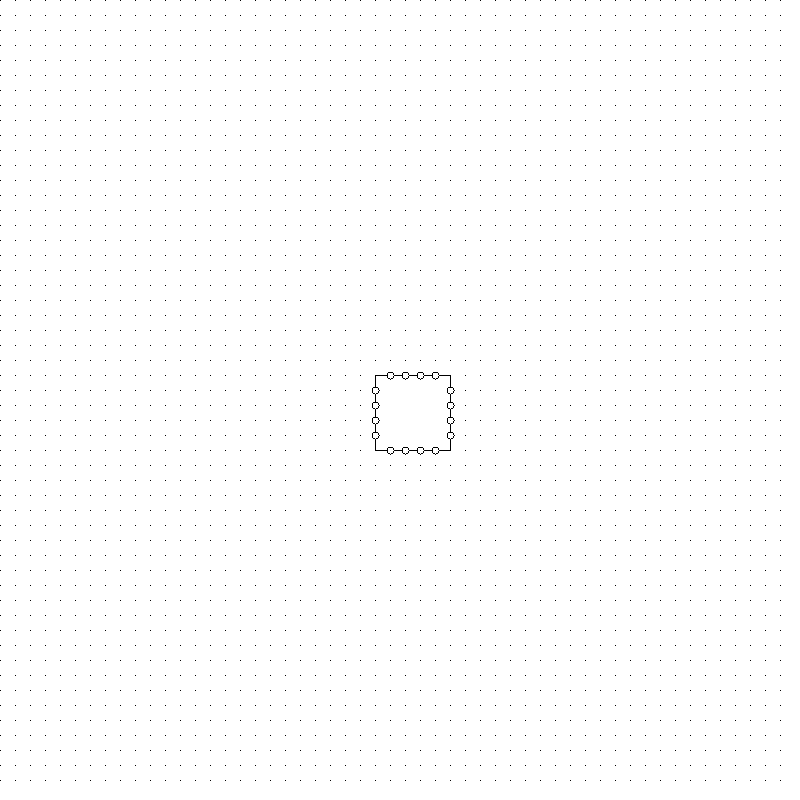
Frame 1 (no input)
Frame 60 (the mouse pressed at the canvas centre just before this capture): identical to frame 1, image omitted
Frame 120 (the mouse held since frame 60 and released just before this capture): identical to frame 1, image omitted

The Processing sketch that drew this single still picture (run headless with seeded random() and noise(); from frame 60 on, the mouse is pressed at the canvas centre):

// Processing sketch: IC_Art_Generator
// ── IC_Art_Generator.pde
int grid_ref_dense;
Chip chip;
Grid grid;
TraceControlGrid trace_control_grid;

void setup()
{
  size(800, 800);
  background(255);
  noSmooth();
  
  grid_ref_dense = 15;
  grid = new Grid(grid_ref_dense, width/grid_ref_dense);
  chip = new Chip(grid.getDense()*25, grid.getDense()*25, grid.getDense()*5, grid.getDense()*5);
  chip.setRefGrid(grid.getDense(), grid.getSize());
  chip.initKP();
  trace_control_grid = new TraceControlGrid(grid);
}

void draw()
{
  background(255);
  
  grid.show();
  chip.show_All();
}

// ── Chip.pde
class Chip
{
  PVector pos;
  PVector kontaktpunkt[]; // == kp
  Grid grid;
  int chip_width;
  int chip_height;
  int kp_pro_chipseite;
  Trace trace[];
  
  Chip(int x, int y, int chip_width, int chip_height)
  {
    this.pos = new PVector(x, y);
    this.chip_width = chip_width;
    this.chip_height = chip_height;
    
    //Just to be safe
    this.grid = new Grid(0, 0);
    this.kp_pro_chipseite = 0;
    this.trace = new Trace[kp_pro_chipseite*4];
  }
  
  //Eingabe eines Referenzgrids für klasseninterne Berechnungen
  void setRefGrid(int Grid_Dense, int Grid_Size)
  {
    this.grid.setGridParameter(Grid_Dense, Grid_Size);
  }
  
  //Init Kontaktpunkte
  void initKP()
  {
    kp_pro_chipseite = (chip_width/grid.getDense())-1;
    kontaktpunkt = new PVector[kp_pro_chipseite*4];
    
    for(int i = 0; i < kp_pro_chipseite; i++)
    {
      for(int j = 0; j < kp_pro_chipseite; j++)
      {
        switch(i)
        {
          case 0:
            //Oben
            kontaktpunkt[i*4+j] = new PVector(pos.x+grid.getDense()*(j+1), pos.y);
            break;
          case 1:
            //Unten
            kontaktpunkt[i*4+j] = new PVector(pos.x+grid.getDense()*(j+1), pos.y+chip_height);
            break;
          case 2:
            //Links
            kontaktpunkt[i*4+j] = new PVector(pos.x, pos.y+grid.getDense()*(j+1));
            break;
          case 3:
            //Rechts
            kontaktpunkt[i*4+j] = new PVector(pos.x+chip_width, pos.y+grid.getDense()*(j+1));
            break;
        }
      }
    }
  }
  
  //Initiiere die Traces/Spuren
  void initT()
  {
    for(int i = 0; i < trace.length; i++)
    {
      trace[i] = new Trace(kontaktpunkt[i], 10);
    }
  }
  
  //Zeig mir alles
  void show_All()
  {
    show_C();
    show_KP();
    show_T();
  }
  
  //Zeig mir den Chip
  void show_C(){ rect(pos.x, pos.y, chip_width, chip_height); }
  //Zeig mir die Kontaktpunkte
  void show_KP(){ for(PVector pv : kontaktpunkt){ ellipse(pv.x, pv.y, grid.getDense()/2, grid.getDense()/2); } }
  //Zeig mir die Traces/Spuren
  void show_T(){ for(Trace t : trace){ t.show(); } }
}

// ── Grid.pde
class Grid
{
  int grid_dense;
  int grid_size;
  
  Grid(int Grid_Dense, int Grid_Size)
  {
    this.grid_dense = Grid_Dense;
    this.grid_size = Grid_Size;
  }
  
  Grid(Grid grid)
  {
    this.grid_dense = grid.getDense();
    this.grid_size = grid.getSize();
  }
  
  void setGridParameter(int Grid_Dense, int Grid_Size)
  {
    this.grid_dense = Grid_Dense;
    this.grid_size = Grid_Size;
  }
  
  int getDense(){ return grid_dense; }
  int getSize(){ return grid_size; }
  
  void show()
  {
    for(int i = 0; i < grid_size; i++)
  {
    for(int j = 0; j < grid_size; j++)
    {
      point(i*grid_dense, j*grid_dense);
    }
  }
  }
}

// ── Trace.pde
class Trace
{
  //PVector Pos;
  PVector Spur[];
  //PVector Base_Direction;
  //Oben  :  0,  1
  //Unten :  0, -1
  //Links : -1,  0
  //Rechts:  1,  0
  int trace_max_length;
  int current_length;
  Grid grid;
  
  
  Trace(PVector Pos, int TML)
  {
    this.trace_max_length = TML;
    Spur = new PVector[trace_max_length];
    for(PVector i : Spur){ i = new PVector(Pos.x, Pos.y); }
    current_length = 0;
    
    //Just to be safe
    this.grid = new Grid(0, 0);
  }
  
  //Eingabe eines Referenzgrids für klasseninterne Berechnungen
  void setRefGrid(int Grid_Dense, int Grid_Size)
  {
    this.grid.setGridParameter(Grid_Dense, Grid_Size);
  }
  
  void show()
  {
    for(int i = 0; i < Spur.length-1; i++)
    {
      line(Spur[i].x, Spur[i].y, Spur[i+1].x, Spur[i+1].y);
    }
  }
  
  void genTrace()
  {
  }
}

// ── TraceControlGrid.pde
class TraceControlGrid
{
  Grid grid;
  int boolean_control_grid[][];
  
  TraceControlGrid(Grid grid)
  {
    this.grid = new Grid(grid);
    boolean_control_grid = new int[width/grid.getSize()][width/grid.getSize()];
  }
}
